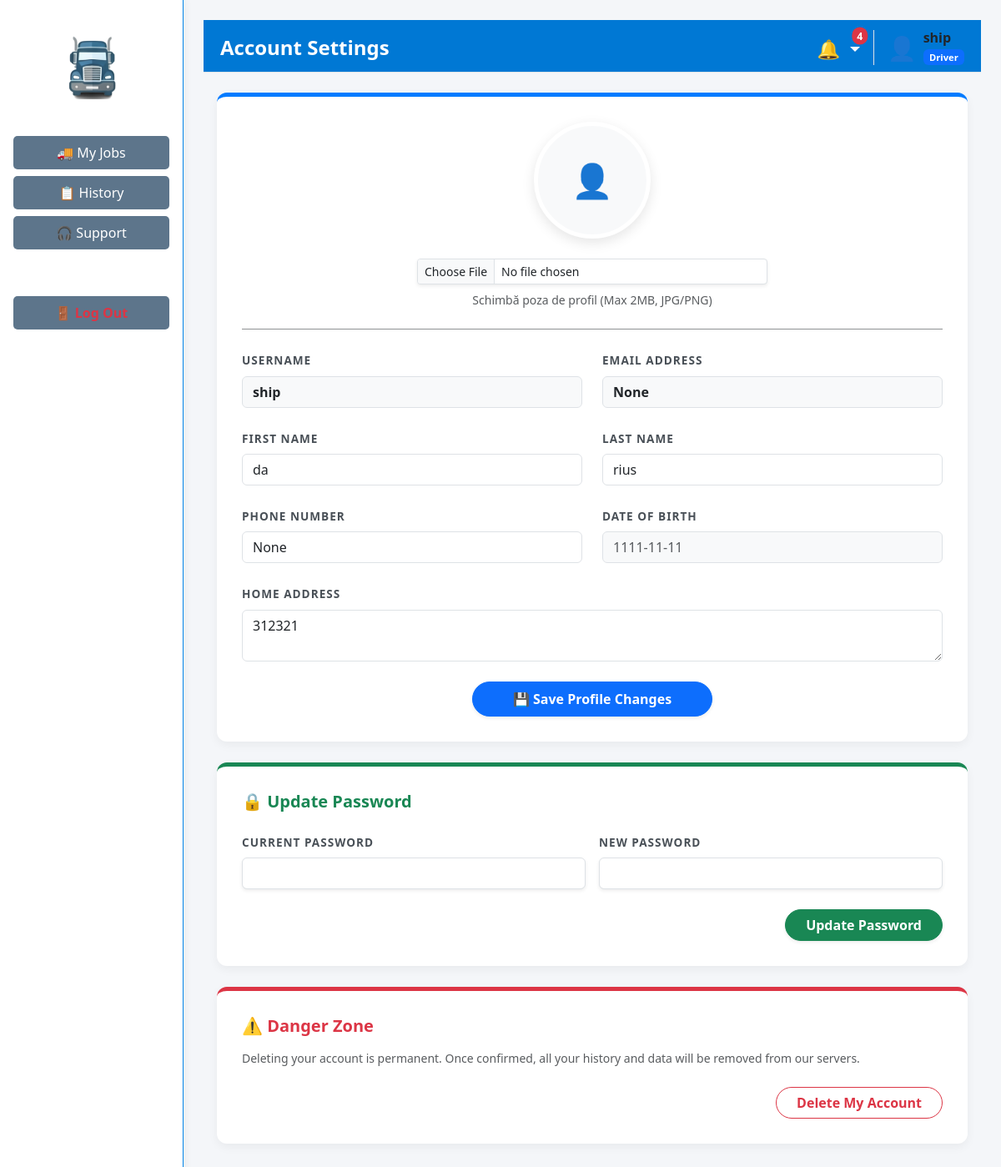
Page /profile (signed in) on the committed database.
### tables this page shows
CREATE TABLE "users" (
                    id INTEGER PRIMARY KEY AUTOINCREMENT,
                    username TEXT UNIQUE NOT NULL,
                    password_hash TEXT NOT NULL,
                    role TEXT NOT NULL,
                    first_name TEXT,
                    last_name TEXT,
                    email TEXT UNIQUE,
                    phone_number TEXT,
                    date_of_birth TEXT,
                    address TEXT,
                    profile_picture TEXT,
                    failed_attempts INTEGER DEFAULT 0,
                    lockout_until TEXT
                );

### app/routes/profile_routes.py (the view)
@profile_bp.route('/profile', methods=['GET'])
def view_profile():
    if 'user_id' not in session:
        return redirect(url_for('auth.login'))
    user_data = profile_logic.get_user_profile(session['user_id'])
    return render_template('profile.html', user=user_data)

### app/controllers/profile_controller.py (called while the page is built)
    def get_user_profile(self, user_id: int) -> dict:
        with sqlite3.connect(DB_PATH) as conn:
            conn.row_factory = sqlite3.Row
            cursor = conn.cursor()
            cursor.execute("SELECT * FROM users WHERE id = ?", (user_id,))
            row = cursor.fetchone()
            return dict(row) if row else {}

### app/models/notification_model.py (called while the page is built)
    def get_unread_notifications(self, target1: str, target2: str = '') -> List[Dict[str, Any]]:
        try:
            with sqlite3.connect(DB_PATH) as conn:
                conn.row_factory = sqlite3.Row
                cursor = conn.execute(
                    "SELECT * FROM notifications WHERE target_role IN (?, ?, 'All') AND is_read = 0 ORDER BY timestamp DESC",
                    (str(target1).strip(), str(target2).strip())
                )
                return [dict(row) for row in cursor.fetchall()]
        except sqlite3.Error as e:
            logging.error(f"Error fetching notifications: {e}")
            return []

### app/templates/profile.html (shortened to what this page needs)
{% extends
    "layouts/admin_layout.html" if session.get('role') == 'Administrator' else
    "layouts/staff_layout.html" if session.get('role') == 'Staff' else
    "layouts/driver_layout.html" if session.get('role') == 'Driver' else
    "layouts/customer_layout.html"
%}
{% block page_header %}Account Settings{% endblock %}
{% block content %}
<div class="container-fluid">
    <div style="max-width: 900px; margin: 0 auto;">
        <div class="profile-card text-center">
            <form action="{{ url_for('profile.update_profile') }}" method="POST" enctype="multipart/form-data">
                <div class="mb-4">
                    {% if user.profile_picture %}
                        <img src="{{ url_for('static', filename='img/avatars/' + user.profile_picture) }}" class="avatar-preview mb-3">
                    {% else %}
                        <div class="avatar-preview d-inline-flex align-items-center justify-content-center bg-light text-secondary fs-1 mb-3">👤</div>
                    {% endif %}
                    <div class="d-flex justify-content-center mt-2">
                        <input class="form-control form-control-sm w-50 shadow-sm" type="file" name="profile_picture" accept="image/png, image/jpeg, image/jpg">
                    </div>
                    <p class="text-muted small mt-2">Schimbă poza de profil (Max 2MB, JPG/PNG)</p>
                </div>
                <hr class="my-4 opacity-50">
                <div class="row g-4 text-start">
                    <div class="col-md-6">
                        <label class="form-label">Username</label>
                        <input type="text" name="username" class="form-control fw-bold bg-light" value="{{ user.username }}" required>
                    </div>
                    <div class="col-md-6">
                        <label class="form-label">Email Address</label>
                        <input type="email" name="email" class="form-control fw-bold bg-light" value="{{ user.email }}">
                    </div>
                    <div class="col-md-6">
                        <label class="form-label">First Name</label>
                        <input type="text" name="first_name" class="form-control" value="{{ user.first_name }}">
                    </div>
                    <div class="col-md-6">
                        <label class="form-label">Last Name</label>
                        <input type="text" name="last_name" class="form-control" value="{{ user.last_name }}">
                    </div>
                    <div class="col-md-6">
                        <label class="form-label">Phone Number</label>
                        <input type="text" name="phone_number" class="form-control" value="{{ user.phone_number }}">
                    </div>
                    <div class="col-md-6">
                        <label class="form-label">Date of Birth</label>
                        <input type="text" class="form-control bg-light text-muted" value="{{ user.date_of_birth }}" disabled>
                    </div>
                    <div class="col-12">
                        <label class="form-label">Home Address</label>
                        <textarea name="address" class="form-control" rows="2">{{ user.address }}</textarea>
                    </div>
                    <div class="col-12 mt-4 text-center">
                        <button type="submit" class="btn btn-primary px-5 py-2 fw-bold shadow-sm rounded-pill">💾 Save Profile Changes</button>
                    </div>
                </div>
            </form>
        </div>
        <div class="profile-card security-card">
            <h5 class="fw-bold mb-4 text-success">🔒 Update Password</h5>
            <form action="{{ url_for('profile.change_password') }}" method="POST">
                <div class="row g-3">
                    <div class="col-md-6">
                        <label class="form-label">Current Password</label>
                        <input type="password" name="current_password" class="form-control shadow-sm" required>
                    </div>
                    <div class="col-md-6">
                        <label class="form-label">New Password</label>
                        <input type="password" name="new_password" class="form-control shadow-sm" required>
                    </div>
                    <div class="col-12 mt-4 text-end">
                        <button type="submit" class="btn btn-success px-4 fw-bold rounded-pill shadow-sm">Update Password</button>
                    </div>
                </div>
            </form>
        </div>
        <div class="profile-card danger-card">
            <h5 class="fw-bold text-danger mb-3">⚠️ Danger Zone</h5>
            <p class="text-muted small mb-4">Deleting your account is permanent. Once confirmed, all your history and data will be removed from our servers.</p>
            <form action="{{ url_for('profile.delete_account') }}" method="POST" onsubmit="return confirm('Are you absolutely sure you want to delete your account? This action is irreversible!');">
                <div class="text-end">
                    <button type="submit" class="btn btn-outline-danger px-4 fw-bold rounded-pill">Delete My Account</button>
                </div>
            </form>
        </div>
    </div>
</div>
{% endblock %}

### app/templates/layouts/driver_layout.html (shortened to what this page needs)
<!DOCTYPE html>
<html lang="en">
<head>
    <link href="https://cdn.jsdelivr.net/npm/bootstrap@5.3.8/dist/css/bootstrap.min.css" rel="stylesheet">
    <link rel="stylesheet" href="https://cdnjs.cloudflare.com/ajax/libs/font-awesome/6.4.0/css/all.min.css">
    <link rel="stylesheet" href="{{ url_for('static', filename='css/style.css') }}">
</head>
<body class="bg-light">
<div class="dashboard-wrapper">
    <div class="sidebar" style="background-color: #ffffff; border-right: 1px solid #0285e9; box-shadow: 2px 0 10px rgba(0,0,0,0.05);">
        <div class="text-center mt-3 mb-4">
            <img src="{{ url_for('static', filename='img/truck.png') }}" alt="Logo" style="width: 100px;">
        </div>
        <a href="{{ url_for('driver.portal') }}" class="nav-btn {% if request.endpoint == 'driver.portal' %}active fw-bold{% endif %}">🚚 My Jobs</a>
        <a href="{{ url_for('driver.history') }}" class="nav-btn {% if request.endpoint == 'driver.history' %}active fw-bold{% endif %}">📋 History</a>
        <a href="{{ url_for('driver.support') }}" class="nav-btn {% if request.endpoint == 'driver.support' %}active fw-bold{% endif %}">🎧 Support</a>
        <a href="{{ url_for('auth.logout') }}" class="nav-btn mt-5 text-danger fw-bold">🚪 Log Out</a>
    </div>
    <div class="main-content p-4">
        <div class="top-navbar d-flex justify-content-between align-items-center mb-4 border-bottom pb-2">
            <div>
                <h2 class="h4 mb-0 fw-bold">{% block page_header %}Dashboard{% endblock %}</h2>
            </div>
            <div class="user-info d-flex align-items-center">
                <div class="dropdown d-inline-block mt-1 me-1">
                    <span class="dropdown-toggle text-decoration-none" id="notifDropdown" role="button" data-bs-toggle="dropdown" aria-expanded="false" style="cursor: pointer; position: relative; font-size: 1.4rem;">
                        🔔
                        {% if unread_count and unread_count > 0 %}
                        <span class="position-absolute top-0 start-100 translate-middle badge rounded-pill bg-danger" style="font-size: 0.55em; padding: 0.35em 0.5em;">
                            {{ unread_count }}
                        </span>
                        {% endif %}
                    </span>
                </div>
                <a href="{{ url_for('profile.view_profile') }}" class="text-decoration-none text-dark" style="transition: opacity 0.2s;" onmouseover="this.style.opacity='0.8'" onmouseout="this.style.opacity='1'">
                    <div class="user-profile border-start ps-3 ms-1 d-flex align-items-center" style="cursor: pointer;">
                        {% if session.get('profile_picture') and session.get('profile_picture') != '' %}
                            <img src="{{ url_for('static', filename='img/avatars/' + session.get('profile_picture')) }}"
                                 alt="Avatar"
                                 style="width: 38px; height: 38px; object-fit: cover; border-radius: 50%; border: 2px solid #007bff; margin-right: 10px; box-shadow: 0 2px 4px rgba(0,0,0,0.1);">
                        {% else %}
                            <span class="fs-3 me-2" style="line-height: 1;">👤</span>
                        {% endif %}
                        <div class="d-flex flex-column justify-content-center">
                            <span class="fw-bold" style="font-size: 1rem; line-height: 1.2;">
                                {{ session.get('username', 'Guest') }}
                            </span>
                            <span class="badge bg-primary mt-1" style="font-size: 0.70rem; align-self: flex-start;">
                                {{ session.get('role', 'User') }}
                            </span>
                        </div>
                    </div>
                </a>
            </div>
        </div>
        {% block content %}
        {% endblock %}
    </div>
</div>
</body>
</html>

### app/static/css/style.css (style rules this page uses)
body { margin: 0; padding: 0; font-family: 'Segoe UI', Tahoma, Geneva, Verdana, sans-serif; }
.dashboard-wrapper { display: flex; height: 100vh; width: 100vw; overflow: hidden; background-color: #f4f6f9; }
.sidebar { width: 220px; height: 100vh; background-color: #f8f9fa; border-right: 2px solid #dee2e6; display: flex; flex-direction: column; align-items: center; padding-top: 20px; overflow-y: auto; }
.sidebar img { width: 120px; margin-bottom: 20px; }
.nav-btn { width: 85%; background-color: #5d758b; color: white; border: none; padding: 8px; margin-bottom: 8px; border-radius: 5px; text-align: center; text-decoration: none; font-weight: 500; }
.main-content { flex: 1; flex-grow: 1; height: 100vh; display: flex; flex-direction: column; overflow-y: auto; padding-bottom: 50px; }
.top-navbar { background-color: #0078d4; color: white; padding: 12px 20px; display: flex; justify-content: space-between; align-items: center; font-size: 1.4rem; }
.user-info { font-size: 0.95rem; display: flex; align-items: center; gap: 8px; }

### app/templates/profile.html (style rules this page uses)
.profile-card { background: white; border-radius: 12px; box-shadow: 0 4px 12px rgba(0,0,0,0.05); padding: 30px; margin-bottom: 25px; border-top: 5px solid #007bff; }
.danger-card { border-top-color: #dc3545; }
.security-card { border-top-color: #198754; }
.form-label { font-weight: 700; color: #495057; font-size: 0.85rem; text-transform: uppercase; letter-spacing: 1px; }
.avatar-preview { width: 140px; height: 140px; object-fit: cover; border-radius: 50%; border: 5px solid #fff; box-shadow: 0 5px 15px rgba(0,0,0,0.1); transition: transform 0.2s; }

### rows in the picture
users: get "Driver", username "ship", first_name "da", last_name "rius", date_of_birth "1111-11-11", address "312321"

### other values in the picture
{{ unread_count }} "4"
{{ session.get('username', 'Guest') }} "ship"
